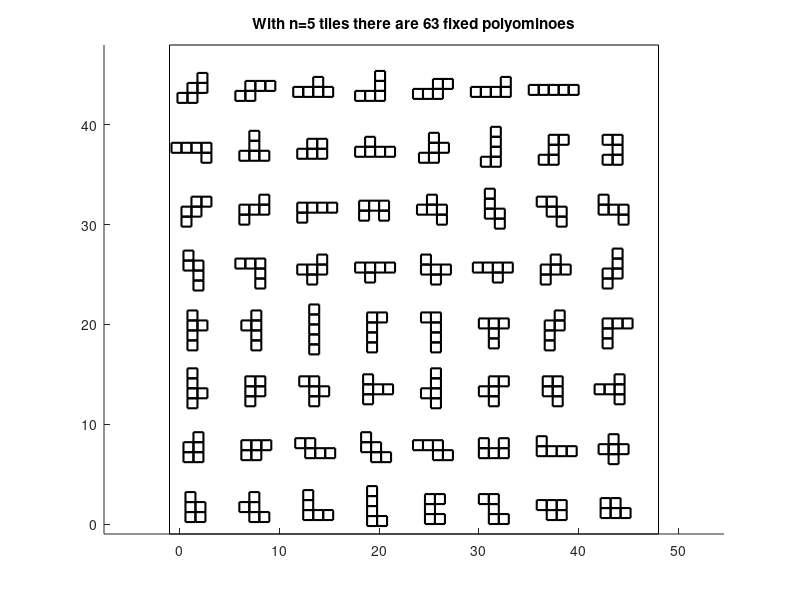

Write MATLAB code to recreate this figure.
function numpolys = polyEnumDraw(n)
% Enumerate all the fixed polyominoes of size n tiles.
% A polyomino is a plane geometric figure formed by joining one or more
% equal squares edge to edge. It is a polyform whose cells are squares.
% https://en.wikipedia.org/wiki/Polyomino
% Uses algorithm from https://www.sciencedirect.com/science/article/pii/0012365X81902375?via%3Dihub
% Authors: Aaron T. Becker and Yitong Lu

if nargin <1
    n = 5;
end

polyList = zeros(n,1); % which tiles in adjTiles are used
adjTiles = zeros(4*n,2);

polyList(1) = 1; % set first tile was used

adjTiles(1:3,:) = [0,0;
    0,1;
    1,0];

numTiles = 1;

% The simplest implementation involves adding one square at a time.
% Beginning with an initial square, number the adjacent squares clockwise from the top, 1, 2, 3, and 4.
% Do not number any square that is on a lower row, or left of the square on the same row.
% This is the version described by Redelmeier.

numAdj = 3;
[numpolys,polys] = recursPolyBuild(adjTiles, polyList, numTiles,numAdj,n);
disp(['With n=',num2str(n), ' tiles there are ', num2str(numpolys),' fixed polyominoes'])

ct = numpolys;

figure(1);clf
csqrt = ceil(sqrt(ct));
rectangle('Position',[-1,-1, (n+1)*csqrt+1, (n+1)*ceil(ct/csqrt)+1])
axis equal

for r = 1:csqrt
    for c = 1:csqrt
        iter = r + (c-1)*csqrt;
        if iter <= ct
            poly = polys{iter};
            ax = mean(poly(:,1));
            ay = mean(poly(:,2));
            for j = 1:size(poly,1)
                fc = [1,1,1];
                rectangle('Position',[(n+1)*(r-1) + poly(j,1)-ax+1, (n+1)*(c-1)+poly(j,2)-ay+1, 1,1],'FaceColor',fc,'LineWidth',1.5)
            end
        end
    end
end
title(['With n=',num2str(n), ' tiles there are ', num2str(numpolys),' fixed polyominoes'])


    function [numpolys,polys] = recursPolyBuild(adjTiles, polyList, numTiles, numAdj,n)
        numpolys = 0;
        polys ={};
        if numTiles+1 == n
            numpolys = numAdj-polyList(numTiles);
            for i = polyList(numTiles)+1 : numAdj
                polys{end+1} = adjTiles([polyList(1:n-1);i],:); %#ok<AGROW>
            end
            return;
        end
        
        % pick a number between polyList(numTiles)+1 and numAdj,
        for i = polyList(numTiles)+1 : numAdj
            adjTilesi = adjTiles;
            polyListi = polyList;
            numAdji = numAdj;
            b = adjTiles(i,:);
            % add a square at that location.
            polyListi(numTiles+1) = i;
            
            % Number the unnumbered adjacent squares, starting with 5, remove ones already in adjList
            a = b + [0,1];
            if ~any(adjTiles(:,1)==a(1) & adjTiles(:,2)==a(2))
                numAdji = 1 + numAdji;
                adjTilesi(numAdji,:) = a;
            end
            a = b + [1,0];
            if ~any(adjTiles(:,1)==a(1) & adjTiles(:,2)==a(2))
                numAdji = 1 + numAdji;
                adjTilesi(numAdji,:) = a;
            end
            a = b + [0,-1];
            if a(2)>0 || (a(2)==0 && a(1)>0)  % don't add tiles below or to the left of starting tile @ (0,0)
                if ~any(adjTiles(:,1)==a(1) & adjTiles(:,2)==a(2))
                    numAdji = 1 + numAdji;
                    adjTilesi(numAdji,:) = a;
                end
            end
            a = b + [-1,0];
            if a(2)>0 || (a(2)==0 && a(1)>0)  % don't add tiles below or to the left of starting tile @ (0,0)
                if ~any(adjTiles(:,1)==a(1) & adjTiles(:,2)==a(2))
                    numAdji = 1 + numAdji;
                    adjTilesi(numAdji,:) = a;
                end
            end
            [numpolysN,polysN] = recursPolyBuild(adjTilesi, polyListi, numTiles+1, numAdji,n);
            numpolys = numpolys +numpolysN;
            polys = [polys,polysN]; %#ok<AGROW>
            
            % Then, pick a number larger than the previously picked number, and add that square.
            
            % Continue picking a number larger than the number of the
            % current square, adding that square, and then numbering the
            % new adjacent squares. When n squares have been created, an
            % n-omino has been created.
            
        end
        % This method ensures that each fixed polyomino is counted exactly n times,
        % once for each starting square. It can be optimized so that it counts each
        % polyomino only once, rather than n times. Starting with the initial
        % square, declare it to be the lower-left square of the polyomino. Simply
        % do not number any square that is on a lower row, or left of the square on
        % the same row. This is the version described by Redelmeier.
        
        % If one wishes to count free polyominoes instead, then one may check for
        % symmetries after creating each n-omino. However, it is faster to generate
        % symmetric polyominoes separately (by a variation of this method) and
        % so determine the number of free polyominoes by Burnside's lemma.
        
    end
end